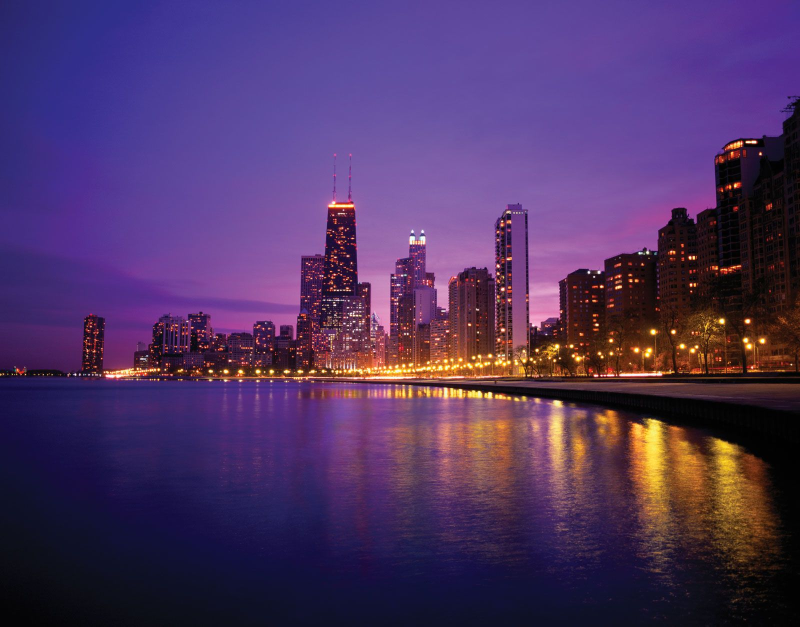
#> input picture examples/resources/Skyline-Chicago.jpg, 1600 x 1253 px (shown at 1/2 size)
$ python Image_manipulations_example.py
#> lines starting #> are read from the running program, lines starting #| are printed output that depends on the picture
"""
example_image_processing.py

This script demonstrates how to perform various image processing tasks using
the Pillow and OpenCV libraries. The tasks include reading and saving images in
different color spaces, resizing images using different algorithms, and basic
image manipulations like rotate, flip, grayscale conversion, brightness, and
contrast adjustments.

Requirements:
- Pillow
- OpenCV
- NumPy

Install required packages:
pip install pillow opencv-python numpy
"""

from PIL import Image, ImageEnhance, ImageOps
import cv2
import os

# --------------------------------------------
# Example Usage with Pillow (PIL) Library
# --------------------------------------------

# 1. Read and Save Image in Different Color Spaces
image_path = "../resources/Skyline-Chicago.jpg"
output_dirpath = "./output/"
os.makedirs(output_dirpath, exist_ok=True)

try:
    # Read an image in RGB
    image_rgb = Image.open(image_path).convert("RGB")
#> image_rgb is the input picture: PIL image 1600x1253 RGB; mean R, G, B 79.3, 52.3, 99.4
    image_rgb.save(os.path.join(output_dirpath, "output_rgb_pillow.jpg"))
    print("Saved RGB image using Pillow.")

    # Read an image in RGBA
    image_rgba = Image.open(image_path).convert("RGBA")
    image_rgba.save(os.path.join(output_dirpath, "output_rgba_pillow.png"))
    print("Saved RGBA image using Pillow.")

    # Read an image in CMYK
    image_cmyk = Image.open(image_path).convert("CMYK")
    image_cmyk.save(os.path.join(output_dirpath, "output_cmyk_pillow.jpg"))
    print("Saved CMYK image using Pillow.")

except Exception as e:
    print(f"Error handling image with Pillow: {e}")

# 2. Image Resizing with Different Algorithms
try:
    # Resize image using different algorithms
    image_resized_nearest = image_rgb.resize((200, 200), Image.NEAREST)
    image_resized_nearest.save(os.path.join(output_dirpath, "resized_nearest_pillow.jpg"))

    image_resized_lanczos = image_rgb.resize((200, 200), Image.LANCZOS)
    image_resized_lanczos.save(os.path.join(output_dirpath, "resized_lanczos_pillow.jpg"))
    print("Resized images using different algorithms with Pillow.")

except Exception as e:
    print(f"Error resizing image with Pillow: {e}")

# 3. Basic Image Manipulations
try:
    # Rotate the image
    image_rotated = image_rgb.rotate(90)
    image_rotated.save(os.path.join(output_dirpath, "rotated_pillow.jpg"))

    # Flip the image
    image_flipped = ImageOps.mirror(image_rgb)
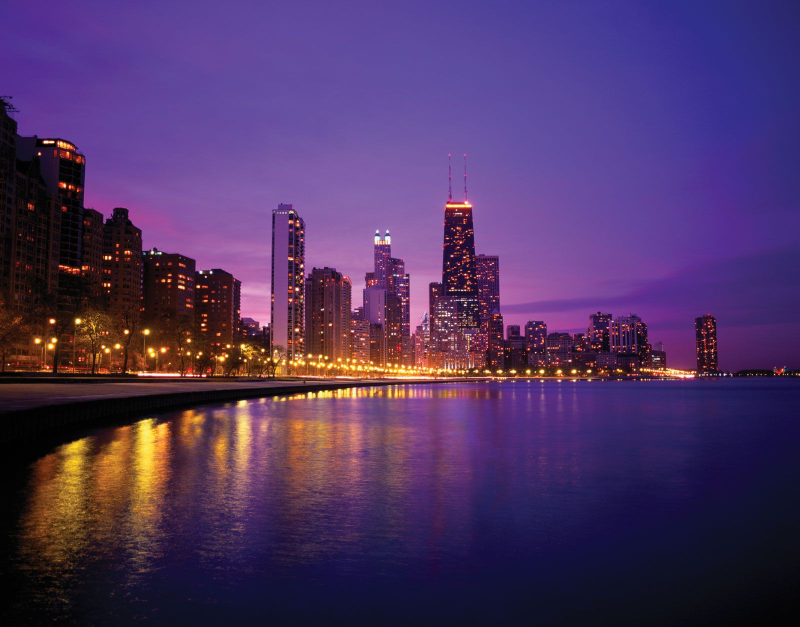
#> image_flipped: PIL image 1600x1253 RGB (shown at 1/2 size); mean R, G, B 79.3, 52.3, 99.4
    image_flipped.save(os.path.join(output_dirpath, "flipped_pillow.jpg"))

    # Convert to grayscale
    image_gray = ImageOps.grayscale(image_rgb)
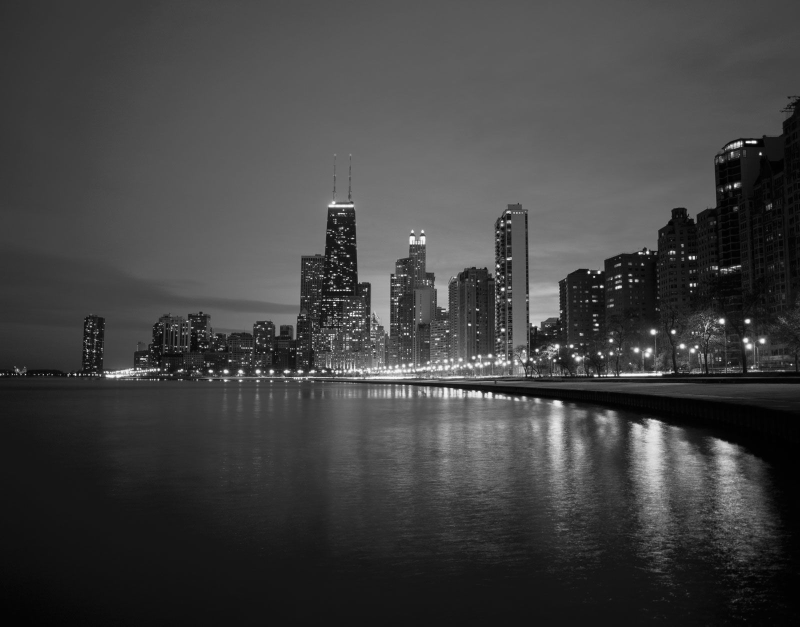
#> image_gray: PIL image 1600x1253 L (shown at 1/2 size); min 0, max 255, mean 65.7
    image_gray.save(os.path.join(output_dirpath, "grayscale_pillow.jpg"))

    # Adjust brightness
    enhancer_brightness = ImageEnhance.Brightness(image_rgb)
    image_bright = enhancer_brightness.enhance(1.5)
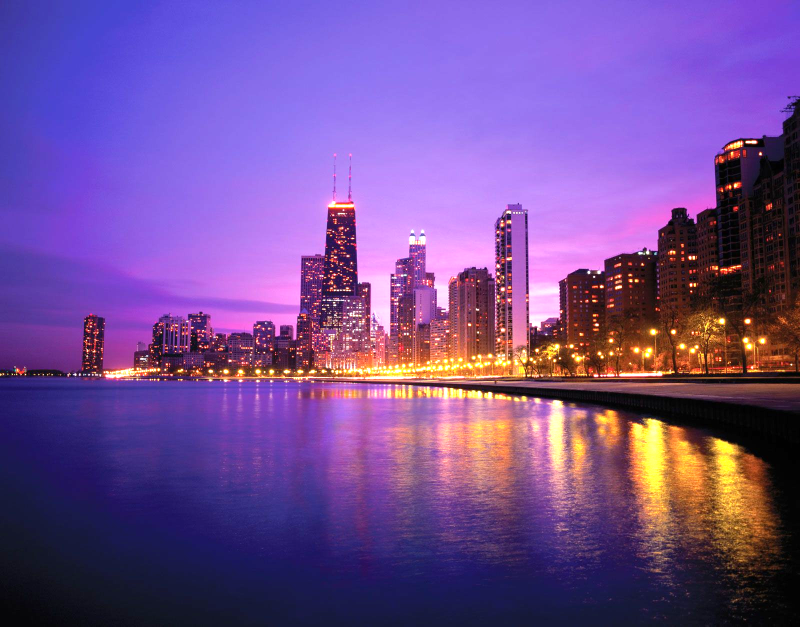
#> image_bright: PIL image 1600x1253 RGB (shown at 1/2 size); mean R, G, B 116.1, 77.6, 148.4
    image_bright.save(os.path.join(output_dirpath, "brightness_pillow.jpg"))

    # Adjust contrast
    enhancer_contrast = ImageEnhance.Contrast(image_rgb)
    image_contrast = enhancer_contrast.enhance(1.5)
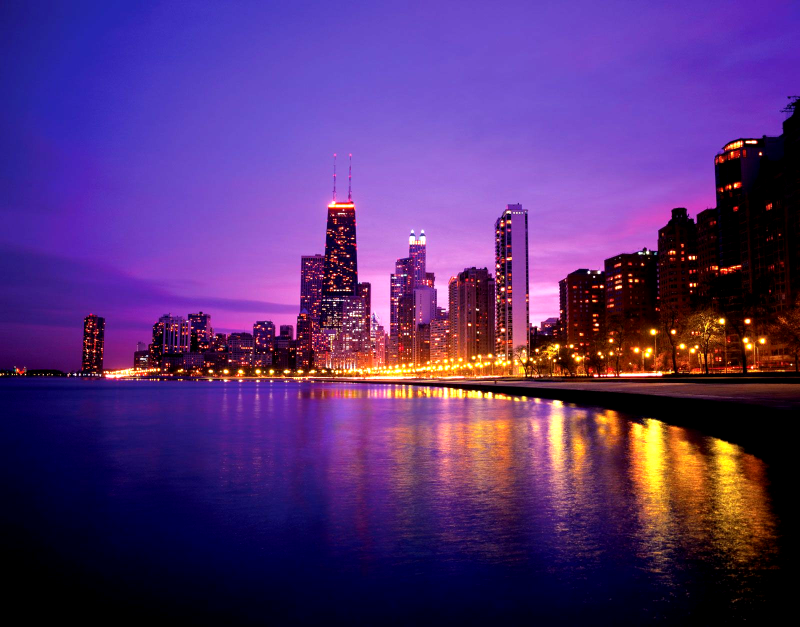
#> image_contrast: PIL image 1600x1253 RGB (shown at 1/2 size); mean R, G, B 86.5, 48.2, 117.7
    image_contrast.save(os.path.join(output_dirpath, "contrast_pillow.jpg"))
    print("Performed basic manipulations using Pillow.")

except Exception as e:
    print(f"Error manipulating image with Pillow: {e}")

# --------------------------------------------
# Example Usage with OpenCV Library
# --------------------------------------------

# 1. Read and Save Image in Different Color Spaces
try:
    # Read an image in BGR (OpenCV default)
    image_bgr = cv2.imread(image_path, cv2.IMREAD_COLOR)

    # Convert to RGB
    image_rgb = cv2.cvtColor(image_bgr, cv2.COLOR_BGR2RGB)
    cv2.imwrite(os.path.join(output_dirpath, "output_rgb_opencv.jpg"), cv2.cvtColor(image_rgb, cv2.COLOR_RGB2BGR))
    print("Saved RGB image using OpenCV.")

    # Convert to RGBA
    image_rgba = cv2.cvtColor(image_bgr, cv2.COLOR_BGR2RGBA)
    cv2.imwrite(os.path.join(output_dirpath, "output_rgba_opencv.png"), image_rgba)
    print("Saved RGBA image using OpenCV.")

    # OpenCV does not natively support CMYK; if needed, use Pillow to convert to CMYK
except Exception as e:
    print(f"Error handling image with OpenCV: {e}")

# 2. Image Resizing with Different Algorithms
try:
    # Resize image using different algorithms
    image_resized_nearest = cv2.resize(image_rgb, (200, 200), interpolation=cv2.INTER_NEAREST)
#> image_resized_nearest: shape (200, 200, 3)
    cv2.imwrite(
        os.path.join(output_dirpath, "resized_nearest_opencv.jpg"),
        cv2.cvtColor(image_resized_nearest, cv2.COLOR_RGB2BGR),
    )

    image_resized_lanczos = cv2.resize(image_rgb, (200, 200), interpolation=cv2.INTER_LANCZOS4)
#> image_resized_lanczos: shape (200, 200, 3)
    cv2.imwrite(
        os.path.join(output_dirpath, "resized_lanczos_opencv.jpg"),
        cv2.cvtColor(image_resized_lanczos, cv2.COLOR_RGB2BGR),
    )
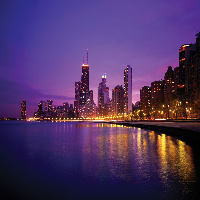
#> saved as resized_lanczos_opencv.jpg: shape (200, 200, 3); mean B, G, R 99.4, 52.3, 79.2
    print("Resized images using different algorithms with OpenCV.")

except Exception as e:
    print(f"Error resizing image with OpenCV: {e}")

# 3. Basic Image Manipulations
try:
    # Rotate the image
    image_rotated = cv2.rotate(image_rgb, cv2.ROTATE_90_CLOCKWISE)
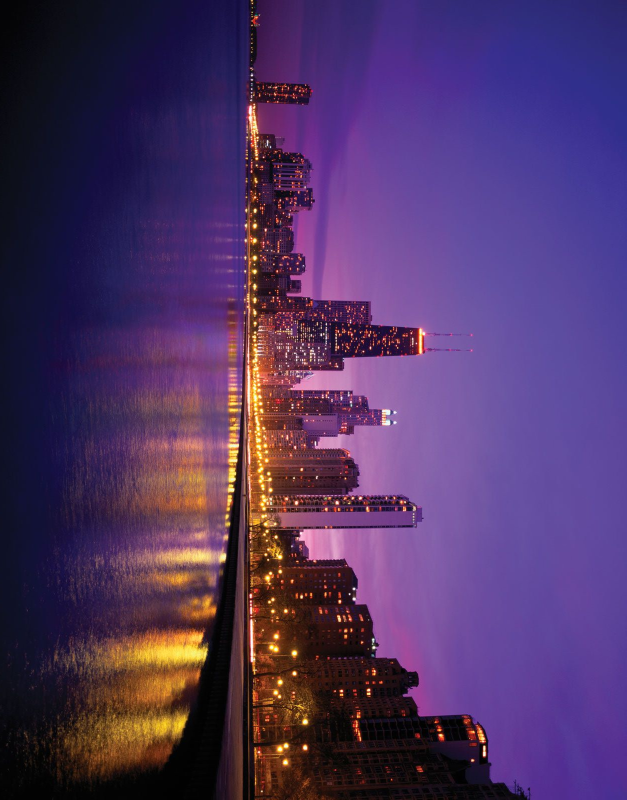
#> image_rotated: shape (1600, 1253, 3) (shown at 1/2 size); mean R, G, B 79.3, 52.3, 99.4
    cv2.imwrite(os.path.join(output_dirpath, "rotated_opencv.jpg"), cv2.cvtColor(image_rotated, cv2.COLOR_RGB2BGR))

    # Flip the image
    image_flipped = cv2.flip(image_rgb, 1)
    cv2.imwrite(os.path.join(output_dirpath, "flipped_opencv.jpg"), cv2.cvtColor(image_flipped, cv2.COLOR_RGB2BGR))

    # Convert to grayscale
    image_gray = cv2.cvtColor(image_rgb, cv2.COLOR_RGB2GRAY)
#> image_gray: shape (1253, 1600)
    cv2.imwrite(os.path.join(output_dirpath, "grayscale_opencv.jpg"), image_gray)

    # Adjust brightness and contrast (brightness with beta, contrast with alpha)
    image_bright = cv2.convertScaleAbs(image_rgb, alpha=1.0, beta=50)  # Brightness adjustment
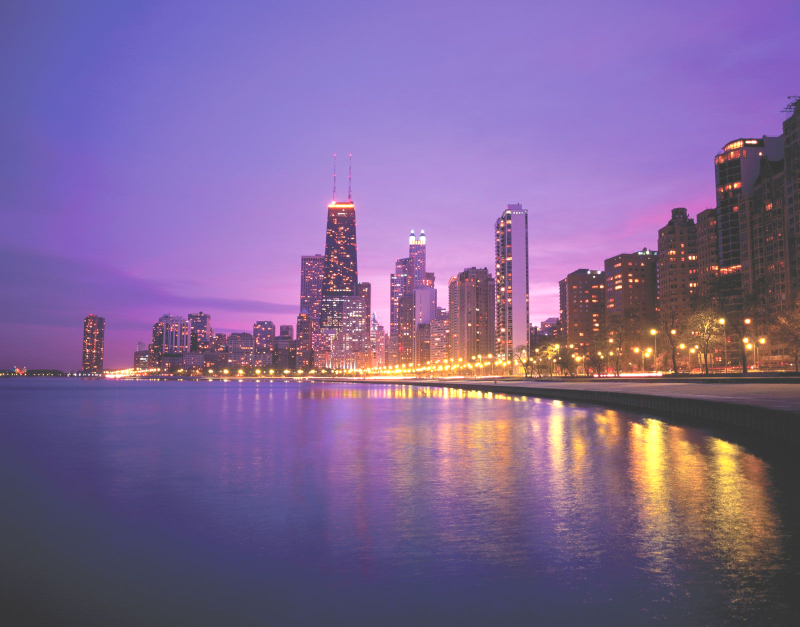
#> image_bright: shape (1253, 1600, 3) (shown at 1/2 size); mean R, G, B 128.7, 102.2, 149.4
    cv2.imwrite(os.path.join(output_dirpath, "brightness_opencv.jpg"), cv2.cvtColor(image_bright, cv2.COLOR_RGB2BGR))

    image_contrast = cv2.convertScaleAbs(image_rgb, alpha=1.5, beta=0)  # Contrast adjustment
#> image_contrast: shape (1253, 1600, 3)
    cv2.imwrite(os.path.join(output_dirpath, "contrast_opencv.jpg"), cv2.cvtColor(image_contrast, cv2.COLOR_RGB2BGR))
    print("Performed basic manipulations using OpenCV.")

except Exception as e:
    print(f"Error manipulating image with OpenCV: {e}")
